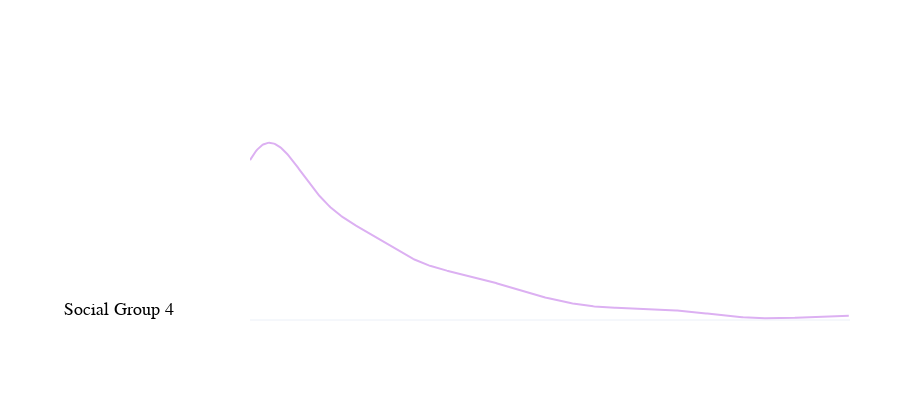

Notebook source saved alongside this figure:
### Code cell
group_to_plot = 4 #both, LV, MV, group number or all
variable = 'education_log'
variable_name = 'Education Level'

# plot individual groups
from plotly.tools import FigureFactory as ff
from PIL import Image
from plotly.subplots import make_subplots


x2 = cities[variable][cities['city'] == city][cities['kmodes'].isin([group_to_plot])].fillna(0)

hist_data = [x2]

group_labels = [f'Social Group {group_to_plot}']

colors = [px.colors.qualitative.Pastel[group_to_plot-1]]

# Create distplot with curve_type set to 'normal'
fig = ff.create_distplot(hist_data, colors = colors, 
                         group_labels=group_labels,show_hist=False, 
                         show_rug=False, histnorm = 'probability')

# Add title
fig.update_layout(#title = {'text':city, 'xanchor': 'left','yanchor': 'bottom', 'y':0.07,'x':0.09, 
                  #         'font': dict(family="Georgia", size=30, color="black")},
                  margin=dict(l=250, r=50,),
                  template = "plotly_white", showlegend=False, width=900, height=400,autosize=False,
                  font=dict(family="Helvetica", size=12), hoverlabel=dict(font_family="Helvetica"),
                  xaxis={'showgrid': False, 'zeroline':False, 'showticklabels': True}, 
                  yaxis={'showgrid': False, 'zeroline':True, 'showticklabels': False},
#                   shapes= [{'line': {#'color': 'grey', 
#                                      'dash': 'dot', 'width': 1},
#                                      'type': 'line',
#                                      'x0': np.median([hist_data[1]]),
#                                      'x1': np.median([hist_data[1]]),
#                                      'xref': 'x',
#                                      'y0': 0,
#                                      'y1': 0.954,
#                                      'yref': 'paper'},],
                  #Annotations
                 annotations=[
#                      dict(x=np.median([hist_data[1]]),
#                                     y=1.1,
#                                     xref='x',
#                                     yref='paper',
#                                     text="Accessibility Score: "+ str(round(np.median([hist_data[1]]), 1)),
#                                     showarrow=True,
#                                     arrowhead=7,
#                                     ax=1,
#                                     ay=1,
# #                                     axref='paper',
# #                                     ayref='paper'
#                             ), 
                             dict(x=-0.22,
                                    y=0.05,
                                    xref='paper',
                                    yref='paper',
                                    text=group_labels[0],
                                    font=dict(family="Georgia", size=18, color="black"),
                                    showarrow=True,
                                    arrowhead=7,
                                    ax=1,
                                    ay=1,)]
)

if group_to_plot == 1:
    fig.update_layout(title = {'text':variable_name, 'xanchor': 'left','yanchor': 'bottom', 'y':0.6,'x':0.5, 
                      'font': dict(family="Georgia", size=25, color="black")})

fig.update_yaxes(zerolinewidth=2)
fig.update_xaxes(tickvals=[0, 0.2, 0.4, 0.6, 0.8], range=[0, 1])

if group_to_plot in [1, 2, 3, 4]:
    fig.update_xaxes(tickvals=[], range=[0, 1])
    fig.update_yaxes(zerolinewidth=1)
    
fig.update_yaxes(range=[0, 4])

# fig.add_layout_image(
#     dict(
#         source=img,
#         xref="paper", yref="paper",
#         x=0.5, y=1,
#         sizex=1, sizey=1,
#         xanchor="center", yanchor="top"
#     )
# )

fig.show()
# fig.write_image(f"../../reports/access_metrics/graphs/{city_initials}_{geom_type}_{variable}_{group_to_plot}.png", scale=5)

### Figure 1 — Plotly figure (JSON) as saved in the notebook; plotly's stock layout.template omitted (floating-point values rounded to 4 significant figures; data arrays with more than 128 entries replaced by an {"elided": "..."} marker saying what was removed)
{"data": [{"legendgroup": "Social Group 4", "marker": {"color": "rgb(220, 176, 242)"}, "mode": "lines", "name": "Social Group 4", "showlegend": true, "type": "scatter", "x": {"elided": "500 float values"}, "xaxis": "x", "y": {"elided": "500 float values"}, "yaxis": "y"}], "layout": {"annotations": [{"arrowhead": 7, "ax": 1, "ay": 1, "font": {"color": "black", "family": "Georgia", "size": 18}, "showarrow": true, "text": "Social Group 4", "x": -0.22, "xref": "paper", "y": 0.05, "yref": "paper"}], "autosize": false, "barmode": "overlay", "font": {"family": "Helvetica", "size": 12}, "height": 400, "hoverlabel": {"font": {"family": "Helvetica"}}, "hovermode": "closest", "legend": {"traceorder": "reversed"}, "margin": {"l": 250, "r": 50}, "showlegend": false, "width": 900, "xaxis": {"anchor": "y2", "domain": [0, 1], "range": [0, 1], "showgrid": false, "showticklabels": true, "tickvals": [], "type": "linear", "zeroline": false}, "yaxis": {"anchor": "free", "domain": [0, 1], "position": 0, "range": [0, 4], "showgrid": false, "showticklabels": false, "type": "linear", "zeroline": true, "zerolinewidth": 1}}}
